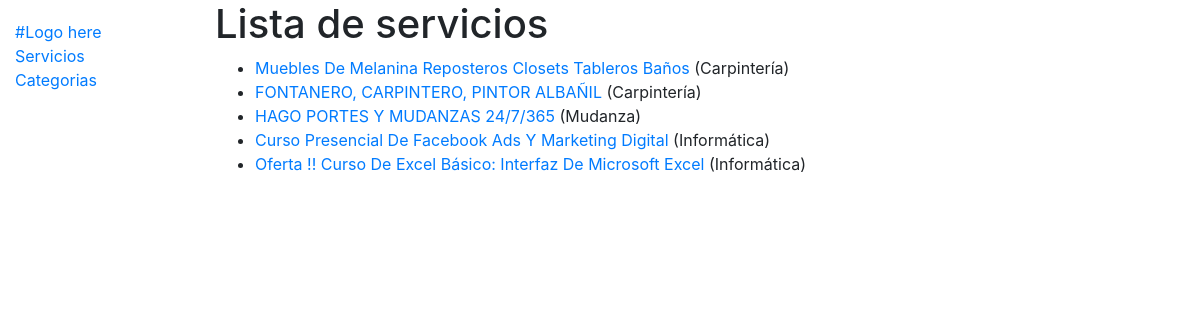
/catalogo/servicios/, run on the app's committed database.
### catalogo/models.py (models this page shows, shortened)
class Service(models.Model):
    title = models.CharField(max_length=200, verbose_name='título')
    description = models.TextField(max_length=5000, help_text='Ingrese la descripción del servicio', verbose_name='descripción')
    SERVICE_TYPE = (
        ('o', 'Ofrezco un servicio'),
        ('r', 'Requiero un servicio'),
    )
    service_type = models.CharField(
        max_length=1,
        choices=SERVICE_TYPE,
        default='o',
        help_text='Ofrezco/Requiero',
        verbose_name='tipo de servicio'
    )
    subcategory = models.ForeignKey('SubCategory',on_delete=models.SET_NULL, null=True, verbose_name='categoría')
    price = MoneyField(max_digits=8, decimal_places=0, default=None, null=True, blank=True, default_currency='PEN', verbose_name='precio')
    PRICE_TYPE = (
        ('c', 'A convenir'),
        ('f', 'Gratis'),
        ('n', 'Negociable'),
        ('x', 'Precio fijo'),
    )
    price_type = models.CharField(
        max_length=1,
        choices=PRICE_TYPE,
        default='c',
        help_text='Type of price',
        verbose_name='acuerdo'
    )
    SERVICE_STATUS = (
        ('a', 'Disponible'),
        ('e', 'Expirado'),
        ('c', 'Cancelado'),
    )
    status = models.CharField(
        max_length=1,
        choices=SERVICE_STATUS,
        blank=True,
        default='a',
        help_text='Estado del anuncio',
        verbose_name='estado'
    )
    due_date = models.DateField(null=True, blank=True, verbose_name='anuncio expira')
    applicant = models.ForeignKey(User, on_delete=models.SET_NULL, null=True, blank=True, verbose_name='usuario')
    class Meta:
        ordering = ['-due_date']
        verbose_name = 'servicio'
    def get_absolute_url(self):
        return reverse('service-detail', args=[str(self.id)])

class SubCategory(models.Model):
    name = models.CharField(max_length=200, help_text='Ingrese una subcatecoría del servicio (ejm. idiomas, limpieza de hogar)', verbose_name='nombre')
    category = models.ForeignKey('Category',on_delete=models.SET_NULL, null=True, verbose_name='categoría')
    class Meta:
        verbose_name = 'subcategoría'
        ordering = ['category']
    def __str__(self):
        return self.name

### catalogo/views.py (the view)
# urls.py: path('servicios/', views.ServiceListView.as_view(), name='servicios'),
class ServiceListView(generic.ListView):
    model = Service

### catalogo/templates/catalogo/service_list.html
{% extends "base_generic.html" %}
{% block content %}
  <h1>Lista de servicios</h1>
  {% if service_list %}
  <ul>
    {% for service in service_list %}
      <li>
        <a href="{{ service.get_absolute_url }}">{{ service.title }}</a> ({{service.subcategory}})
      </li>
    {% endfor %}
  </ul>
  {% else %}
    <p>No hay servicios publicados.</p>
  {% endif %}
{% endblock %}

### catalogo/templates/base_generic.html (shortened to what this page needs)
<!DOCTYPE html>
<html lang="es">
<head>
  <link rel="stylesheet" href="https://stackpath.bootstrapcdn.com/bootstrap/4.1.3/css/bootstrap.min.css">
  {% load static %}
  <link rel="stylesheet" href="{% static 'css/styles.css' %}">
</head>
<body>
  <div class="container-fluid">
    <div class="row">
      <div class="col-sm-2">
      {% block sidebar %}
        <ul class="sidebar-nav">
          <li><a href="{% url 'index' %}">#Logo here</a></li>
          <li><a href="{% url 'servicios' %}">Servicios</a></li>
          <li><a href="">Categorias</a></li>
        </ul>
     {% endblock %}
      </div>
      <div class="col-sm-10 ">{% block content %}{% endblock %}</div>
    </div>
  </div>
</body>
</html>

### catalogo/static/css/styles.css (style rules this page uses)
.sidebar-nav { margin-top: 20px; padding: 0; list-style: none; }

### data on the page
Service: title "Muebles De Melanina Reposteros Closets Tableros Baños", subcategory "Carpintería"
Service: title "FONTANERO, CARPINTERO, PINTOR ALBAÑIL", subcategory "Carpintería"
Service: title "HAGO PORTES Y MUDANZAS 24/7/365", subcategory "Mudanza"
Service: title "Curso Presencial De Facebook Ads Y Marketing Digital", subcategory "Informática"
Service: title "Oferta !! Curso De Excel Básico: Interfaz De Microsoft Excel", subcategory "Informática"
